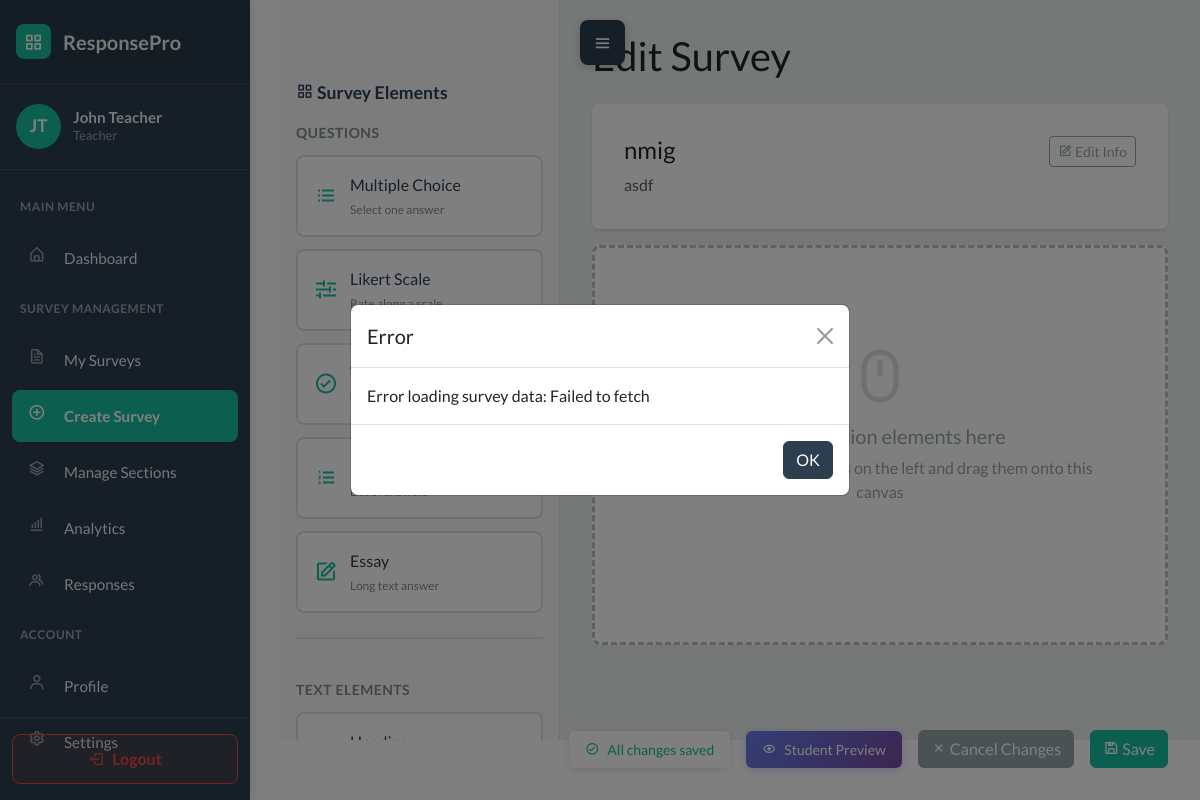
Before: /surveys/9/edit/ (signed in) with the older database file.
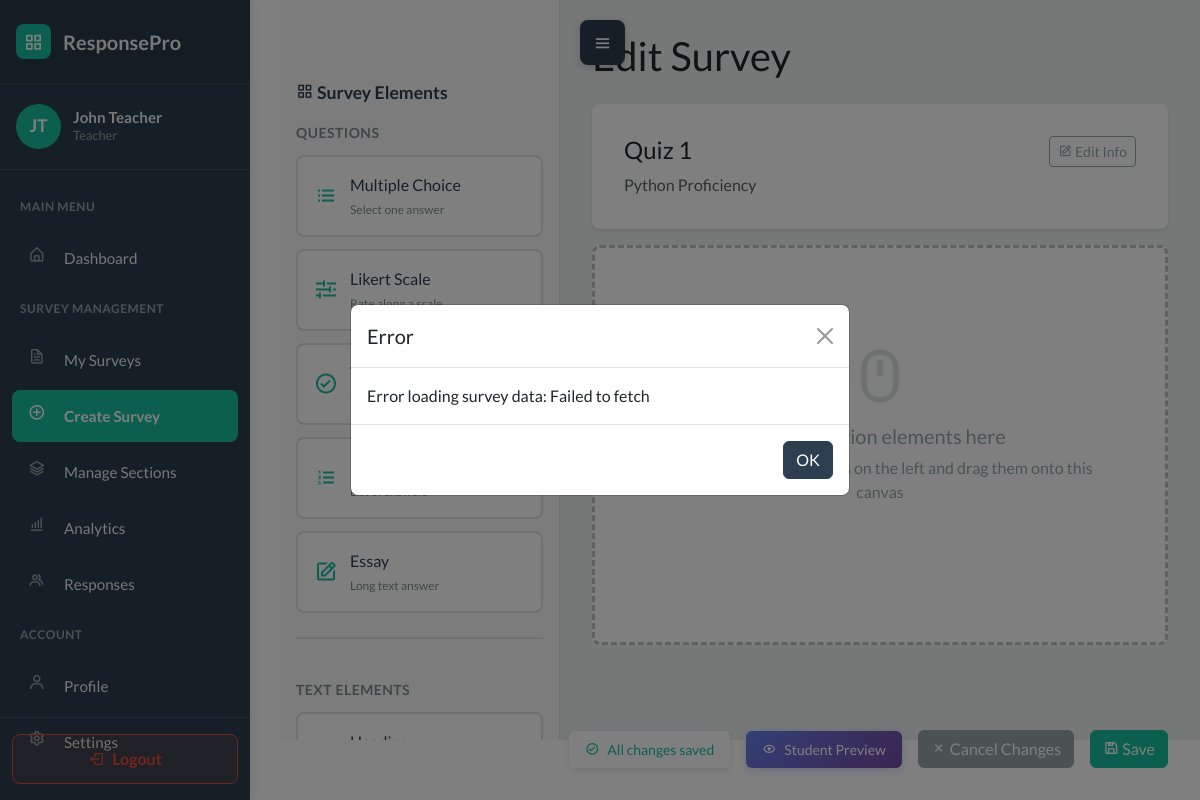
After: the same page with the newer database file.
### WebSurvey/models.py (models this page shows, shortened)
class Survey(models.Model):
    STATUS_CHOICES = [
        ('draft', 'Draft'),
        ('published', 'Published'),
        ('closed', 'Closed'),
    ]
    title = models.CharField(max_length=255)
    description = models.TextField(blank=True)
    teacher = models.ForeignKey(User, on_delete=models.CASCADE, related_name='surveys')
    sections = models.ManyToManyField(Section, blank=True, related_name='surveys')
    status = models.CharField(max_length=20, choices=STATUS_CHOICES, default='draft')
    total_points = models.IntegerField(default=0)
    time_limit = models.IntegerField(null=True, blank=True, help_text="Time limit in minutes")
    due_date = models.DateTimeField(null=True, blank=True)
    created_at = models.DateTimeField(auto_now_add=True)
    updated_at = models.DateTimeField(auto_now=True)
    class Meta:
        ordering = ['-created_at']

### WebSurvey/views.py (the view)
# urls.py: path('surveys/<int:survey_id>/edit/', views.survey_builder, name='survey_edit'),
@login_required
def survey_builder(request, survey_id=None):
    if request.user.role != 'teacher':
        messages.error(request, 'Only teachers can access this page.')
        return redirect('dashboard')
    auto_close_due_surveys()
    survey = None
    if survey_id:
        survey = get_object_or_404(Survey, id=survey_id, teacher=request.user)
    sections = Section.objects.filter(teacher=request.user)
    context = {
        'survey': survey,
        'sections': sections,
        'user': request.user
    }
    return render(request, 'survey_builder.html', context)

### WebSurvey/services.py (called while the page is built)
def auto_close_due_surveys():
    now = timezone.now()
    overdue_ids = []
    for survey in Survey.objects.filter(status='published', due_date__isnull=False):
        due = survey.due_date
        if due is None:
            continue
        if timezone.is_naive(due):
            due = timezone.make_aware(due, timezone.get_current_timezone())
        if due <= now:
            overdue_ids.append(survey.id)
    if overdue_ids:
        Survey.objects.filter(id__in=overdue_ids).update(status='closed')
    return now

### WebSurvey/templates/survey_builder.html (shortened to what the changed rows need)
<!DOCTYPE html>
{% load static %}
<html data-bs-theme="light" lang="en">
<head>
    <link rel="stylesheet" href="https://cdn.jsdelivr.net/npm/bootswatch@5.3.6/dist/flatly/bootstrap.min.css">
    <link rel="stylesheet" href="https://cdn.jsdelivr.net/npm/boxicons@latest/css/boxicons.min.css">
    <link rel="stylesheet" href="https://cdnjs.cloudflare.com/ajax/libs/font-awesome/4.7.0/css/font-awesome.min.css">
    <link rel="stylesheet" href="{% static 'css/dashboard-sidebar.css' %}">
    <link rel="stylesheet" href="{% static 'css/bss-overrides.css' %}">
</head>
<body>
    <main class="main-content" id="mainContent">
        <div class="builder-canvas">
            <div class="survey-builder-container">
                <h2 class="mb-4">{% if survey %}Edit Survey{% else %}Create New Survey{% endif %}</h2>
                <div id="questionsBuilder" {% if not survey %}style="display: none;"{% endif %}>
                    <div class="survey-header mb-3">
                        <div class="d-flex justify-content-between align-items-start">
                            <div>
                                <h4 id="surveyTitleDisplay">{% if survey %}{{ survey.title }}{% endif %}</h4>
                                <p class="text-muted mb-0" id="surveyDescDisplay">{% if survey %}{{ survey.description }}{% endif %}</p>
                            </div>
                        </div>
                    </div>
                </div>
            </div>
        </div>
    </main>
</body>
</html>

Changed rows visible on the page:
changed Survey: title "nmig" → "Quiz 1"; description "asdf" → "Python Proficiency"
